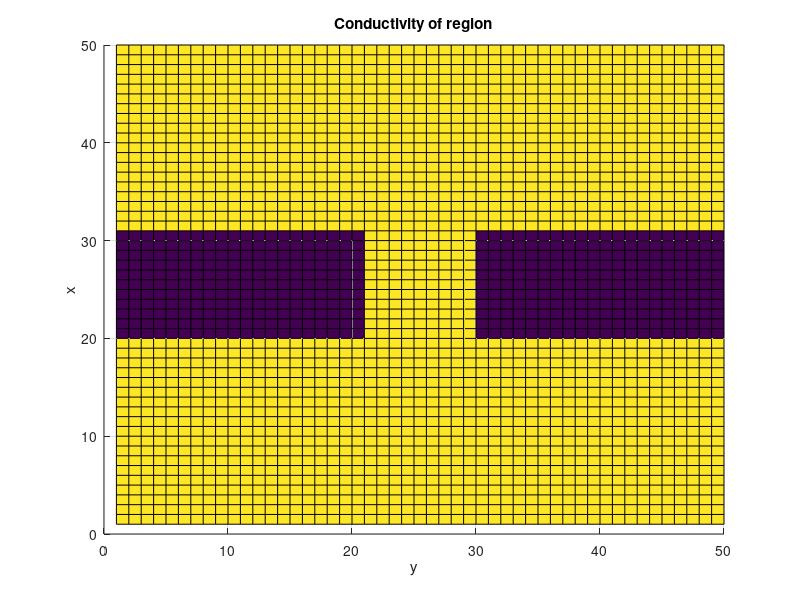
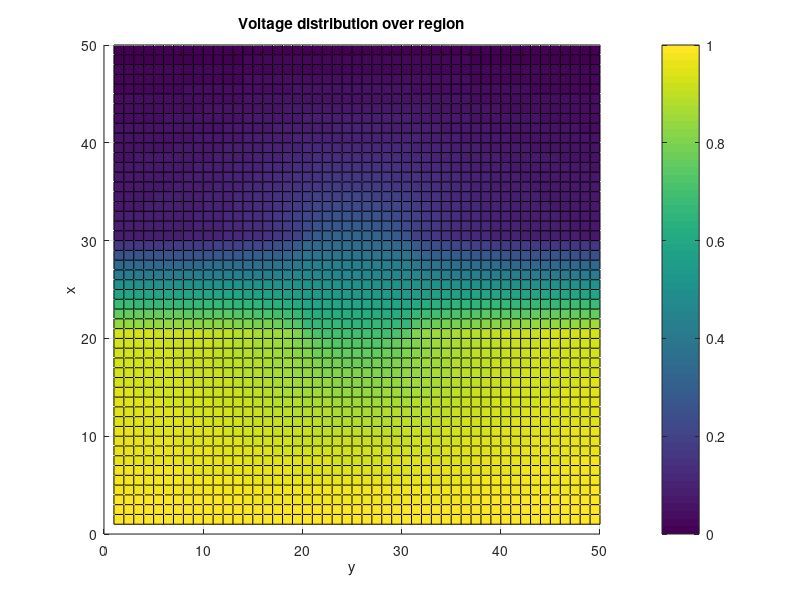
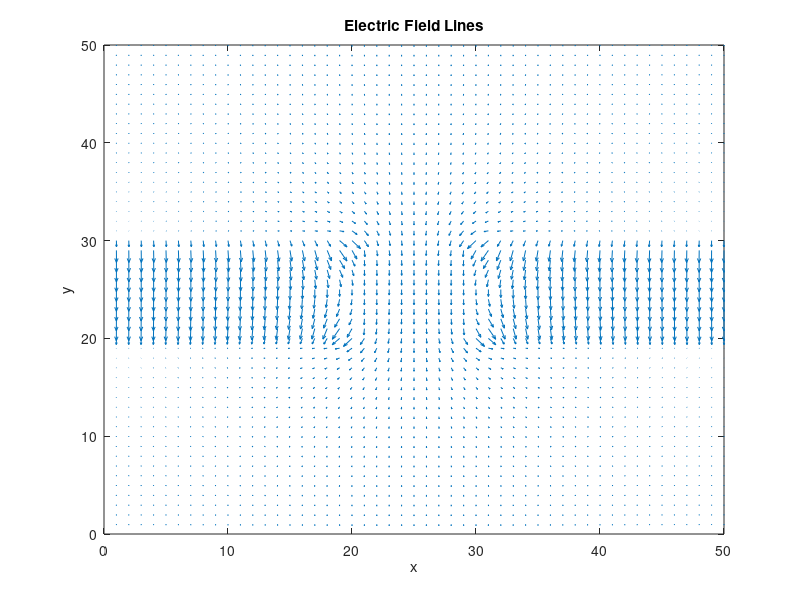
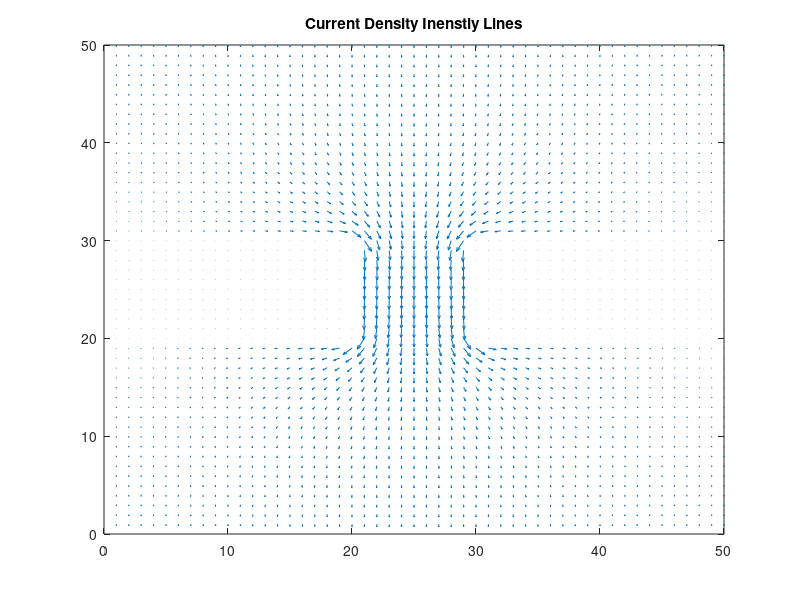

Source code (MATLAB) for these figures, in order:
%% Assignment 2 Part 2 - Andrew Paul 100996250
% The final section of this assignment also involeved using the finite
% difference method but to model the current flow of a rectangular region
% with limiting boxes. The boxes were given some conductivity value and the
% effect of the "bottle-neck" effect on the current was investigated.

clear

nx = 50;
ny = 50;

% Create sparse G matrix
G = sparse(nx*ny,nx*ny);

% Conductivity outside box
sigma1 = 1;
% Conductivity inside box
sigma2 = 10^-2;

% Generate F matrix to set boundary conditions
F = zeros(nx*ny,1);

% Change for difference in bottle neck width
Lb = 0.4;
Wb = 0.6;

% Create matrix for mapping the conductivity and loop through to assign
% conductivity values for the given conditions
condMap = zeros(nx,ny);

for i = 1:nx
    for j = 1:ny
        if (i>=Lb*nx && i<=Wb*nx && j<=Lb*ny) || (i>=Lb*nx && i<=Wb*nx && j>=Wb*ny)
            condMap(i,j) = sigma2;
        else
            condMap(i,j) = sigma1;
        end
    end
end

% Loop through to set boundary conditions

for i = 1:nx
    for j = 1:ny
        n = j + (i-1)*ny;
        
        if i == 1
            G(n,:) = 0;
            G(n,n) = 1;
            F(n) = 1;
            
        elseif i == nx
            G(n,:) = 0;
            G(n,n) = 1;
            
        elseif j == 1
            nxm = j+(i-2)*ny;
            nxp = j+(i)*ny;
            nyp = j+1+(i-1)*ny;
            
            rxm = (condMap(i,j) + condMap(i-1,j))/2;
            rxp = (condMap(i,j) + condMap(i+1,j))/2;
            ryp = (condMap(i,j) + condMap(i,j+1))/2;
            
            G(n,n) = -(rxm+rxp+ryp);
            G(n,nxm) = rxm;
            G(n,nxp) = rxp;
            G(n,nyp) = ryp;
            
        elseif j == ny
            nxm = j+(i-2)*ny;
            nxp = j+(i)*ny;
            nym = j-1+(i-1)*ny;
            
            rxm = (condMap(i,j) + condMap(i-1,j))/2;
            rxp = (condMap(i,j) + condMap(i+1,j))/2;
            rym = (condMap(i,j) + condMap(i,j-1))/2;
        
            G(n,n) = -(rxm+rxp+rym);
            G(n,nxm) = rxm;
            G(n,nxp) = rxp;
            G(n,nym) = rym;
            
        else 
            nxm = j+(i-2)*ny;
            nxp = j+(i)*ny;
            nym = j-1+(i-1)*ny;
            nyp = j+1+(i-1)*ny;
            
            rxm = (condMap(i,j) + condMap(i-1,j))/2;
            rxp = (condMap(i,j) + condMap(i+1,j))/2;
            rym = (condMap(i,j) + condMap(i,j-1))/2;
            ryp = (condMap(i,j) + condMap(i,j+1))/2;
        
            G(n,n) = -(rxm+rxp+ryp+rym);
            G(n,nxm) = rxm;
            G(n,nxp) = rxp;
            G(n,nym) = rym;
            G(n,nyp) = ryp;
            
        end
        
    end
    
end

% Find voltage values using matrix operations
V = G\F;

% Create matrix to map voltage and loop through matrix to assign values
% from calculated voltage matrix
VMap = zeros(nx,ny);

for i = 1:nx
    for j = 1:ny
        n = j + (i-1)*ny;
        
        VMap(i,j) = V(n);
    end
end

% Plots

% Conductivity plot
figure(1)
surf(condMap)
title('Conductivity of region')
xlabel('y')
ylabel('x')
zlabel('Conductivity (ohm meters)')
view(0,90)

%% 
% The plot above shows the the conductivity has one constant value inside the
% boxes and a constant value outisde of the boxes which is expected as
% these were the conditions set to the system.


% Voltage plot
figure(2)
surf(VMap)
title('Voltage distribution over region')
xlabel('y')
ylabel('x')
colorbar
view(0,90)

%% 
% The voltage plot shown above gives the expected distribution as one side
% of the region has a voltage of V0 where the other side is set to zero.
% The barrier in the middle blocks uniform distribution to the other side
% of the region which is expected. As the conductivity inside the boxes is
% less than the conductivity outside the barrier boxes.

% Gradient used to plot electric field lines
[Ex,Ey] = gradient(VMap);

% Electric field plot
figure(3)
quiver(Ex,Ey)
title ('Electric Field Lines')
xlabel('x')
ylabel('y')
xlim([0 50])
ylim([0 50])

%% 
% The plot above shows that the electric field lines are strongest between
% the areas which have a lower conductivity. This is execpted as it is
% similar to the model of a parallel plate capcitor which has two plates of
% a larger conductivity seperated by a region with a lower conductivity
% creating a stronger electric field between the two higher conductivity
% regions.


% Calculation of current density
jx = condMap.*Ex;
jy = condMap.*Ey;

% Current density plot
figure(4)
quiver(jx, jy)
title('Current Density Inenstiy Lines')
xlim([0 50])
ylim([0 50])

%% 
% The current density plot shows the largest current density is between the
% boxes which is expected as there is the same amount of current being
% squeezed through a smaller region.


% Calculation of current flow
Ex = -Ex;
Ey = -Ey;

xflow = condMap.*Ex;
yflow = condMap.*Ey;

x0sum = sum(xflow(:,1));
xsum = sum(xflow(:,nx));
y0sum = sum(yflow(:,1));
ysum = sum(yflow(:,nx));

xCurrent = (x0sum + xsum)/2;
yCurrent = (y0sum + ysum)/2;
% output the current for each condition
totCurrent = sqrt(xCurrent^2 + yCurrent^2)

meshMultiple = [1 2 3 4 5];
% mesh current was cacluclated using different mesh multiples
meshCurrent = [0.1628 0.1719 0.175 0.1765 0.1775];

figure(5)
plot(meshMultiple, meshCurrent)
title('Current vs Mesh Densities')
xlabel('Mesh density')
ylabel('Current (A)')

%% 
% The plot above shows how the current saturates as the mesh becomes finer
% with a multiplier, this is expected as a finer mesh grid will allow for a
% more accurate solution of how the current is responding which will
% ultimaltly converge to be one finite value.


width = [0.4 0.2 0.16 0.12 0.08 0.04];
% different current values were calculated using different bottle-neck
% widths
widthCurrent = [0.255 0.1628 0.1442 0.1344 0.101 0.0707];

figure(6)
plot(width, widthCurrent, '-o')
title('Current vs Bottle-neck Width')
xlabel('Bottle-neck Width')
ylabel('Current (A)')

%% 
% The figure above displays what happens to the current as the bottle neck
% becomes smaller, as expected the current gets smaller as the bottle neck
% becomes smaller as it is restricting the amount of current which can flow
% through the region. More points could be added to show a better trend
% which would begin to satruate.


cond = [0.2 0.5 1 2 3];
% different current values were calculated using different conductivities
condCurrent = [0.0576 0.0985 0.1628 0.2897 0.4162];

figure(7)
plot(cond, condCurrent, '-o')
title('Current vs Conductivity')
xlabel('Conductivity (ohm meter)')
ylabel('Current (A)')

%% 
% Finally, the figure above shows that the conductivity is inversely
% proportional to the current and thus the current decreases when the
% conductivity increases and increases when the conductivity decreases.
% This is expected 

            


